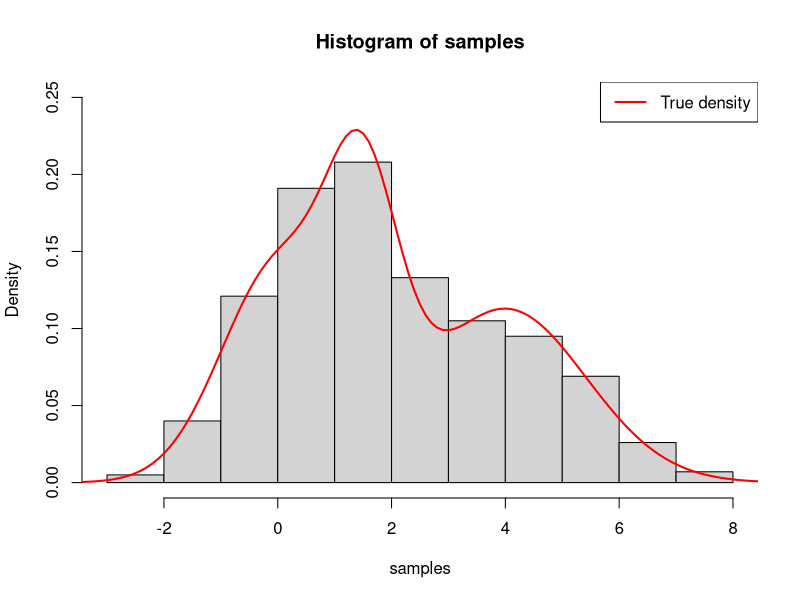
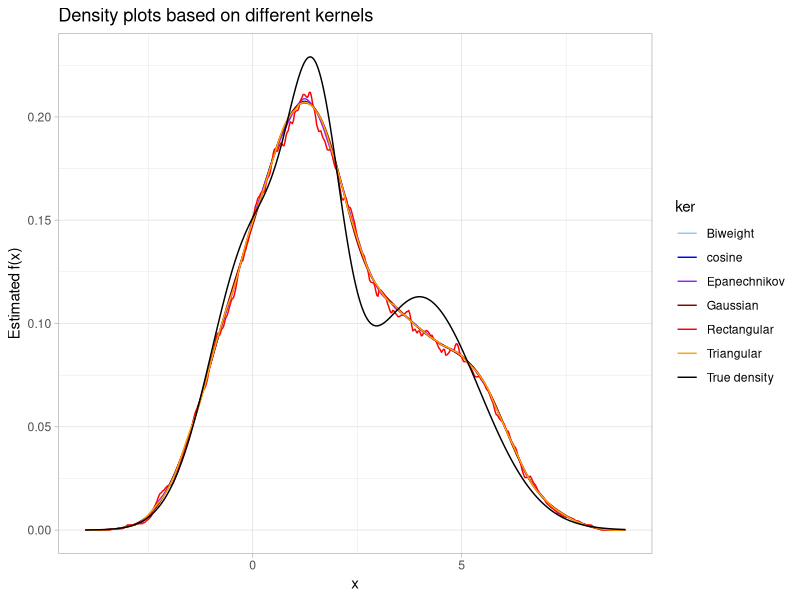

R code for these plots, in order:
#Comparison of density estimation for different kernels and bandwidth
library(ks)
library(ggplot2)
theme_set(theme_light())

#Generating data from a mixture normal
set.seed(17)
N<-1000
#setting the means and the standard deviations
mus<-c(0, 1.5, 4)
sds<-sqrt(c(1, 0.4, 2))
#Generating samples
samples<-rnorm.mixt(n=N, mus = mus, sigmas = sds, props = c(0.35, 0.25, 0.4))
summary(samples)

true.val<-function(x)
{
  val<-0.35*dnorm(x,mus[1],sds[1])+0.25*dnorm(x, mus[2], sds[2])+0.4*dnorm(x, mus[3], sds[3])
  return(val)
}
x=seq(-5,10, .1)
truth<-true.val(x)
png(filename = "hist_samples.png", width = 1200, height = 600)
hist(samples, freq = F, ylim =c(0,0.25))
#checking true density graph
lines(x, truth, col ="red", lwd =2)
legend("topright", col = "red", lwd =2, legend = c("True density"))
dev.off()

#Using kernel estimators

#First using the standard thumbrule Silverman's bandwidth with all kernels
ker_rect<-density(samples, bw = "nrd0", kernel = "rectangular")
ker_tri<-density(samples, bw = "nrd0", kernel = "triangular")
ker_biw<-density(samples, bw = "nrd0", kernel = "biweight")
ker_gauss<-density(samples, bw = "nrd0", kernel = "gaussian")
ker_cos<-density(samples, bw = "nrd0", kernel = "cosine")
ker_epn<-density(samples, bw = "nrd0", kernel = "epanechnikov")

ker.init<-list(ker_rect, ker_tri, ker_biw, ker_gauss, ker_cos, ker_epn)

x.new<-rep(ker_rect$x, times = 7)
truth_1<-true.val(ker_rect$x)
y<-cbind(ker_rect$y, ker_tri$y, ker_biw$y, ker_gauss$y, ker_cos$y, ker_epn$y, truth_1)
y<-as.vector(y)
ker<-rep(c("Rectangular","Triangular", "Biweight", "Gaussian", "cosine", "Epanechnikov", "True density"), each = 512)
ker_dat<-data.frame(x.new,y,ker)
  
ker_plot<-ggplot(data = ker_dat, aes(x=x.new, y=y, group = ker, colour = ker))+geom_line()+scale_colour_manual(values = c("sky blue", "blue", "purple", "darkred", "red", "orange", "black"))+
guides()+ggtitle("Density plots based on different kernels")+xlab("x")+ylab("Estimated f(x)")

png(filename = "densityplot_1.png", width = 1000, height = 600)  
plot(ker_plot)
dev.off()

#Get MISE and loocv for different bandwidth
